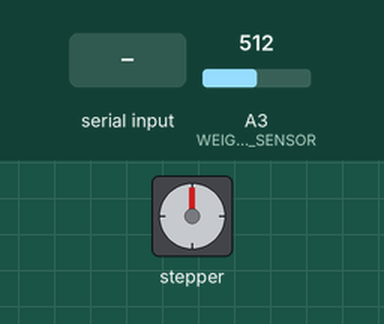
Recording of a sketch running on a simulated Arduino Uno, built with avr-gcc and run on an emulated ATmega328P. Parts: stepper motor. The test bench sets the inputs (shaded band); at power-on: A3 (WEIGHT_SENSOR) = 512. Stepper angles assume 2038 steps per turn; what the sketch prints to the serial monitor is not drawn.

Above: at 1.2 s.
1.3 s: "r" received over Serial
At 3.15 s:
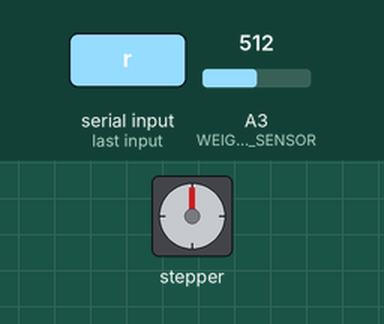
At 3.75 s:
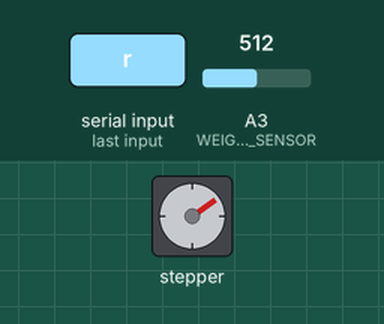
4.3 s: "s" received over Serial
At 5.2 s:
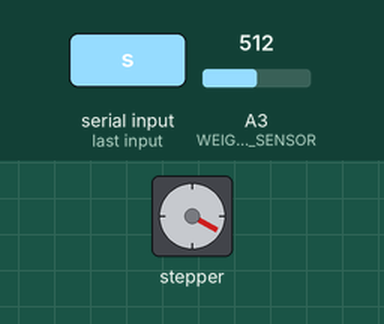
5.8 s: "o" received over Serial
8.8 s: A3 (WEIGHT_SENSOR) set to 0
11.8 s: A3 (WEIGHT_SENSOR) set to 881
13.3 s: A3 (WEIGHT_SENSOR) set to 908
At 13.46 s:
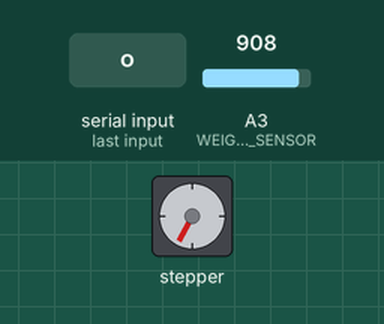
Timing chart, 0 to 16.3 s (numbered marks = the images above; inputs shaded):
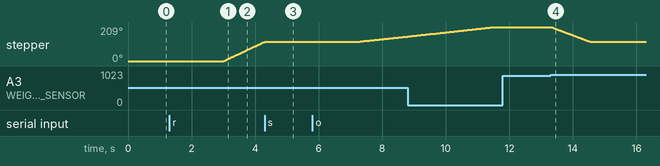

Measured:
- after the input at 1.3 s, stepper: keeps turning clockwise at about 93°/s, starting after 1.7 s
- after the input at 4.3 s, stepper: stops changing and stays 119°
- after the input at 5.8 s, stepper: keeps turning clockwise at about 21°/s, starting after 1.5 s
- after the input at 11.8 s, every drawn part: stays the same
- after the input at 13.3 s, stepper: turns 90° counter-clockwise in 1.2 s, starting at once

The sketch:

sketch_mar07a.ino
```cpp
#include <Stepper.h>


// array
#define WEIGHT_SENSOR A3

// Stepper
#define STEPS_PER_REVOLUTION 2038
#define STEPPER1 13
#define STEPPER2 12
#define STEPPER3 11
#define STEPPER4 10


// button array
#define COLUMN_1 9
#define COLUMN_2 8
#define COLUMN_3 7
#define COLUMN_4 6
#define ROW_1 5
#define ROW_2 4
#define ROW_3 3
#define ROW_4 2

Stepper stepper(STEPS_PER_REVOLUTION, STEPPER1, STEPPER2, STEPPER3, STEPPER4);

int previous = 0;
int stepVal = 0;


bool is_running = false;
int forceSensor = 0;
bool resetMode = false;

void setup() {
  // put your setup code here, to run once:
  pinMode(WEIGHT_SENSOR, INPUT);
  Serial.begin(9600);
  stepper.setSpeed(16);
}

char recvOneChar(char key) {
  if (Serial.available() > 0) {
    char receivedChar = Serial.read();
    Serial.print(receivedChar);
    Serial.print(" key is ");
    Serial.println(key);
    return receivedChar;
//    if (receivedChar == key) {
//      return true;
//    }
  }
//  return false;
}

void loop() {
  char receivedChar = recvOneChar('r');
  Serial.print("getting reset ");
  Serial.println(receivedChar);
  delay(1000);
//
  if (receivedChar == 'r'){
    resetMode = true;
    Serial.println("reset mode is on");
    while (resetMode == true){
      stepper.step(2);
      if (recvOneChar('s') == 's') {
        resetMode = false;
      }
    }
  }
    // open halfway if button is pressed
    if (receivedChar == 'o') {
        is_running = true;
        while (is_running == true) {
          Serial.println(is_running);
          Serial.println(forceSensor);
          int openVal = 0;
          forceSensor = analogRead(WEIGHT_SENSOR);
          while(forceSensor < 900) { // value set to a little less than x amount of grams
            forceSensor = analogRead(WEIGHT_SENSOR);
            Serial.println(forceSensor);
            // continually open Stepper to 90 deg

            if (openVal < 254){
              stepper.step(2);
              delay(1);
              Serial.print("Opening ");
              Serial.println(openVal);
              openVal = openVal + 1;
            }
          }
          is_running = false;
          // close stepper
          while (openVal > 0) {
            openVal --;
            stepper.step(-2);
            delay(1);
          }
        }
    }
}
```
